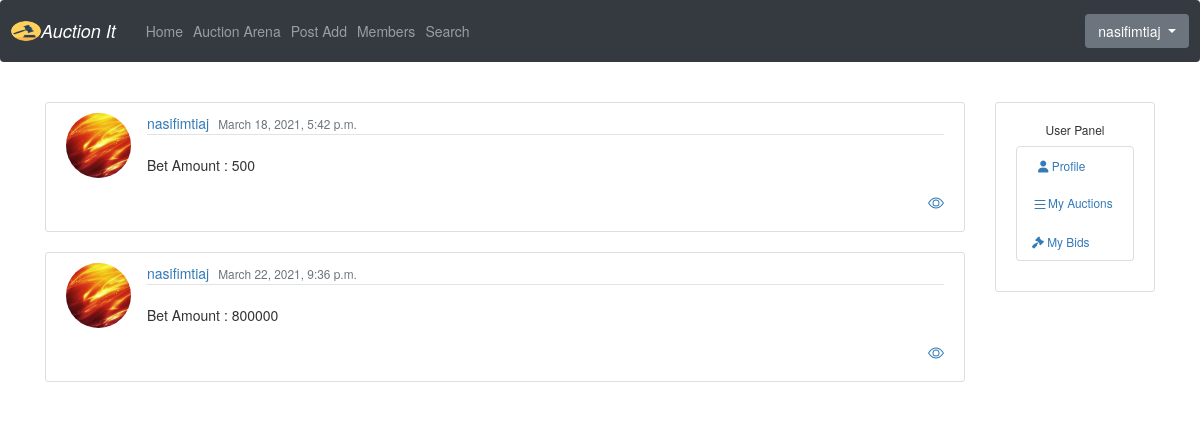
Before: /my_bets/ (signed in) with the older database file.
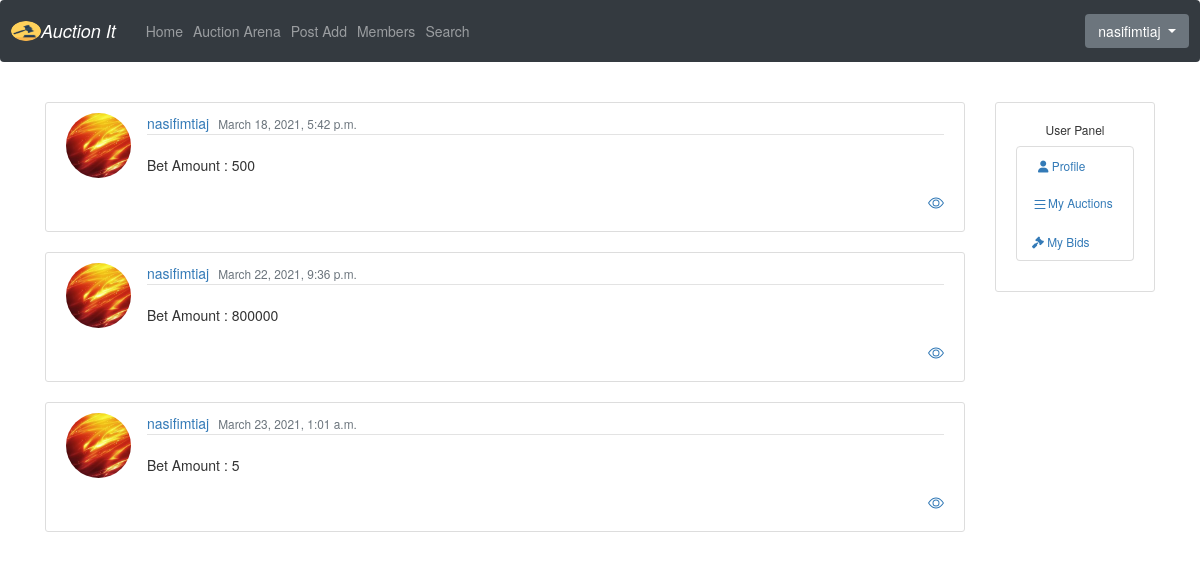
After: the same page with the newer database file.
### core/models.py (models this page shows)
class Bets(models.Model):
    item = models.ForeignKey(AuctionItem,on_delete=models.CASCADE)
    better = models.ForeignKey(User, on_delete=models.CASCADE)
    amount = models.IntegerField()
    is_accepted = models.BooleanField(default=False)
    betted_time = models.DateTimeField(default=timezone.now)
    accepted_time = models.DateTimeField(blank=True, null=True)
    class Meta:
        unique_together = ('item', 'better')
        verbose_name = 'Bet'
        verbose_name_plural = 'Bets'

### users/models.py (models this page shows, shortened)
class Profile(models.Model):
    user = models.OneToOneField(User, on_delete=models.CASCADE)
    image = models.ImageField(default='default.jpg', upload_to='profile_pics')
    full_name = models.CharField(default='@Example_name', max_length=100)
    phone_number =  models.TextField(default='@Example_045978346')
    address = models.TextField(default='@Example_13-65 new jersey')
    last_active = models.DateTimeField(blank=True, null=True)
    bio = models.TextField(default='You bio')
    @property
    def update_last_active(self):
        self.last_active = timezone.now()
        self.save()
        return self.user.username
    def save(self, *args, **kwargs):
        super().save(*args, **kwargs)
        img = Image.open(self.image.path)
        if img.height > 200 or img.width > 200:
            output_size = (200, 200)
            img.thumbnail(output_size)
            img.save(self.image.path)

### center/views.py (the view)
# urls.py: path('my_bets/', UserBetsListView.as_view(), name='my_bets'),
class UserBetsListView(ListView):
    template_name = 'center/my_bets.html'
    model = Bets
    context_object_name = 'bets'
    def get_context_data(self, **kwargs):
        context = super().get_context_data(**kwargs)
        context.update({
        'bets': Bets.objects.filter(better=self.request.user)
        })
        return context
    ordering = ['-betted_time']
    paginate_by = 5

### center/templates/center/my_bets.html (shortened to what this page needs)
{% extends 'center/base.html' %}
    {% block content %}
         {% for bet in bets %}
            <article class="media content-section">
                <img  src="{{ bet.better.profile.image.url }}" class="rounded-circle article-img">
                <div class="media-body">
                     <div class="article-metadata">
                  <a class="mr-2" href="#">{{ bet.better }}</a>
                     <small class="text-muted">{{ bet.betted_time }}</small>
                </div>
                <p class="article-content">Bet Amount : {{ bet.amount }}</p>
                 <h1 align="right">
                  <a href="{% url 'center:detail_product' bet.item.id %}" >
                    </a>
                    </h1>
                </div>
            </article>
        {% endfor %}
    {% endblock %}

Changed rows visible on the page:
added Bets: better.profile.image (picture), better "nasifimtiaj", betted_time "March 23, 2021, 1:01 a.m.", amount "5"
